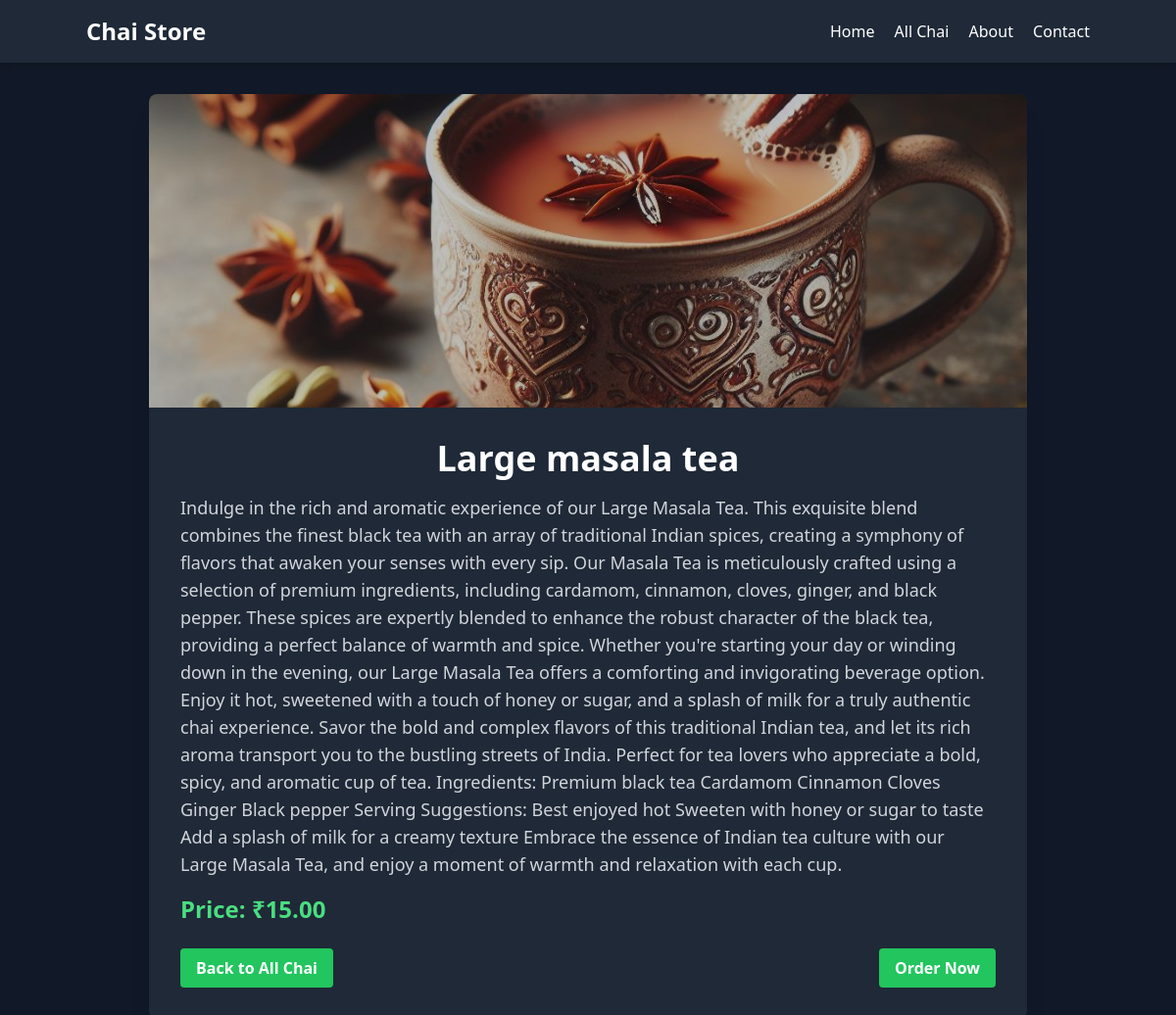
Page /chai/2/ on the committed database.
### chai/models.py (models this page shows, shortened)
class ChaiVariety(models.Model):
  CHAI_TYPE_CHOICES = [
    ('ML', 'MASALA'),
    ('GR', 'GINGER'),
    ('KL', 'KIWI'),
    ('PL', 'PLAIN'),
    ('EL', 'ELAICHI'),
  ]
  name = models.CharField(max_length=100)
  image = models.ImageField(upload_to='chais/')
  date_added = models.DateTimeField(default=timezone.now)
  type = models.CharField(max_length=2, choices=CHAI_TYPE_CHOICES, default='ML')
  description = models.TextField(default='')
  price = models.DecimalField(max_digits=10, decimal_places=2, default=0 )

### chai/views.py (the view)
# urls.py: path('<int:chai_id>/', views.chai_detail, name='chai_detail'),
def chai_detail(request, chai_id):
  chai = get_object_or_404(ChaiVariety, pk=chai_id)
  return render(request, 'chai/chai_detail.html', {'chai': chai})

### chai/templates/chai/chai_detail.html (shortened to what this page needs)
{% extends "layout.html" %}
{% block content %}
<div class="min-h-screen flex items-center justify-center bg-gray-900 text-white">
    <div class="max-w-4xl w-full mx-auto bg-gray-800 rounded-lg shadow-xl overflow-hidden">
        <div class="relative">
            <img class="w-full h-80 object-cover rounded-t-lg" src="{{ chai.image.url }}" alt="{{ chai.name }}">
            <div class="absolute inset-0 bg-black opacity-25"></div>
        </div>
        <div class="p-8">
            <h1 class="text-4xl font-semibold mb-4">{{ chai.name }}</h1>
            <p class="text-lg text-gray-300 mb-4">{{ chai.description }}</p>
            <p class="text-lg text-gray-100 mb-6">
                <span class="text-2xl font-bold text-green-400">Price: ₹{{ chai.price }}</span>
            </p>
            <div class="flex justify-between items-center">
                <a href="{% url 'allchai' %}" class="bg-green-500 hover:bg-green-600 text-white font-bold py-2 px-4 rounded transition duration-300">
                    Back to All Chai
                </a>
                <a href="#" class="bg-green-500 hover:bg-green-600 text-white font-bold py-2 px-4 rounded transition duration-300">
                    Order Now
                </a>
            </div>
        </div>
    </div>
</div>
{% endblock %}

### static/style.css (style rules this page uses)
body { background-color: #333131; color: aliceblue; }
h1 { text-align: center; font-style: 2em; }

### rows in the picture
ChaiVariety: image (picture), name "Large masala tea", description "Indulge in the rich and aromatic experience of our Large Masala Tea. This exquisite blend combines the finest black tea with an array of traditional Indian spices, creating a symphony of flavors that awaken your senses with every sip. Our Masala Tea is meticulously crafted using a selection of premium ingredients, including cardamom, cinnamon, cloves, ginger, and black pepper. These spices are expertly blended to enhance the robust character of the black tea, providing a perfect balance of warmth and spice. Whether you're starting your day or winding down in the evening, our Large Masala Tea offers a comforting and invigorating beverage option. Enjoy it hot, sweetened with a touch of honey…", price "15.00"
